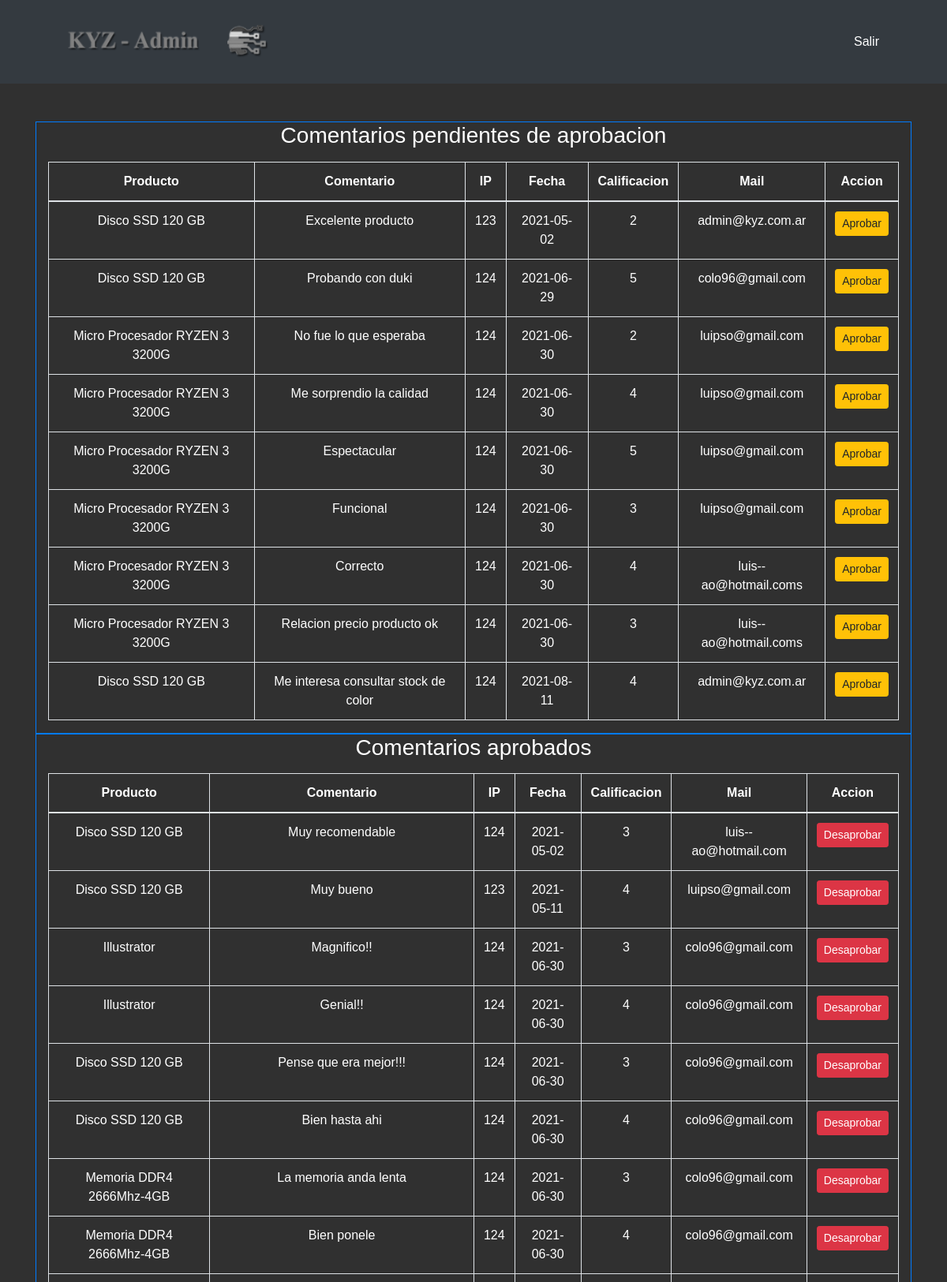
The app's page /admin/gestionComentarios (signed in, upper part) with its own data.
### tables this page shows
CREATE TABLE `comentarios` (
  `id_comentario` int(11) NOT NULL,
  `fecha` date NOT NULL DEFAULT current_timestamp(),
  `ip` varchar(50) NOT NULL,
  `id_producto` int(11) NOT NULL,
  `descripcion` varchar(250) NOT NULL,
  `seleccion_dinamica` varchar(100) NOT NULL,
  `calificacion` int(11) NOT NULL,
  `email` varchar(50) NOT NULL,
  `aprobado` int(11) NOT NULL
);

CREATE TABLE `productos` (
  `id_producto` int(11) NOT NULL,
  `descripcion` varchar(250) NOT NULL,
  `id_marca` int(11) NOT NULL,
  `id_categoria` int(11) NOT NULL,
  `modelo` varchar(50) NOT NULL,
  `destacado` varchar(5) NOT NULL,
  `precio` decimal(10,2) NOT NULL,
  `imagen` varchar(250) NOT NULL,
  `imagen_max` varchar(250) NOT NULL,
  `id_sub_categoria` int(11) NOT NULL,
  `estado_activo` int(11) NOT NULL
);

### admin/libs/view.php (called while the page is built, shortened)
<?php
class View{
    function render($nombre){
        require 'views/' . $nombre . '.php';
    }
}
?>

### admin/controllers/gestionComentarios.php (called while the page is built, shortened)
<?php
class GestionComentarios extends Controller{
    function render(){
        $this->view->render('admin/gestionComentarios');
    }
}

### admin/index.php (called while the page is built, shortened)
<?php
require_once 'libs/view.php';
$app = new App();
?>

### admin/views/admin/gestionComentarios.php (the view)
<?php
include_once('inc/header.php');
include_once('inc/con_db.php');
?>
<body class="backdark">
    <div class="container my-5">
        <div class="row">
            <div class="col-md-12 text-white">
                <form class="table-bordered border-primary" action='<?php echo constant('URL'); ?>gestionComentarios/aprobarComentario' method="POST">
                    <h3 class="card-title col mb-3 text-center">Comentarios pendientes de aprobacion</h3>
                    <div class="col mb-3">
                        <table class="table text-center text-white">
                            <thead>
                                <tr>
                                    <th scope="col">Producto</th>
                                    <th scope="col">Comentario</th>
                                    <th scope="col">IP</th>
                                    <th scope="col">Fecha</th>
                                    <th scope="col">Calificacion</th>
                                    <th scope="col">Mail</th>
                                    <th scope="col">Accion</th>
                                </tr>
                            </thead>
                            <tbody>
                                <tr>
                                    <?php
                                    $query = "SELECT comentarios.id_comentario, comentarios.fecha, comentarios.ip, productos.modelo,
                                                        comentarios.descripcion, comentarios.calificacion, comentarios.email, comentarios.aprobado
                                                FROM   comentarios, productos
                                                WHERE  comentarios.id_producto = productos.id_producto
                                                AND aprobado = 0";
                                    $request = $connect->query($query);
                                    if ($request) {
                                        foreach ($request as $comentario) {
                                    ?>
                                            <td><?php echo $comentario['modelo'] . '<br>' ?></td>
                                            <td><?php echo $comentario['descripcion'] . '<br>' ?></td>
                                            <td><?php echo $comentario['ip'] . '<br>' ?></td>
                                            <td><?php echo $comentario['fecha'] . '<br>' ?></td>
                                            <td><?php echo $comentario['calificacion'] . '<br>' ?></td>
                                            <td><?php echo $comentario['email'] . '<br>' ?></td>
                                            <td><button class="btn btn-sm btn-warning btn-block" name="id_comentario" value="<?php echo $comentario['id_comentario'] ?>" type="submit">Aprobar</button></td>
                                </tr>
                        <?php
                                        }
                                    }
                        ?>
                            </tbody>
                        </table>
                    </div>
                </form>
            </div>
            <div class="col-md-12 text-white">
                <form class="table-bordered border-primary" action='<?php echo constant('URL'); ?>gestionComentarios/desaprobarComentario' method="POST">
                    <h3 class="card-title col mb-3 text-center">Comentarios aprobados</h3>
                    <div class="col mb-3">
                        <table class="table text-center text-white">
                            <thead>
                                <tr>
                                    <th scope="col">Producto</th>
                                    <th scope="col">Comentario</th>
                                    <th scope="col">IP</th>
                                    <th scope="col">Fecha</th>
                                    <th scope="col">Calificacion</th>
                                    <th scope="col">Mail</th>
                                    <th scope="col">Accion</th>
                                </tr>
                            </thead>
                            <tbody>
                                <tr>
                                    <?php
                                    $query = "SELECT comentarios.id_comentario, comentarios.fecha, comentarios.ip, productos.modelo,
                                                     comentarios.descripcion, comentarios.calificacion, comentarios.email, comentarios.aprobado
                                                    FROM   comentarios, productos
                                                    WHERE  comentarios.id_producto = productos.id_producto
                                                    AND aprobado = 1";
                                    $request = $connect->query($query);
                                    if ($request) {
                                        foreach ($request as $comentario) {
                                    ?>
                                            <td><?php echo $comentario['modelo'] . '<br>' ?></td>
                                            <td><?php echo $comentario['descripcion'] . '<br>' ?></td>
                                            <td><?php echo $comentario['ip'] . '<br>' ?></td>
                                            <td><?php echo $comentario['fecha'] . '<br>' ?></td>
                                            <td><?php echo $comentario['calificacion'] . '<br>' ?></td>
                                            <td><?php echo $comentario['email'] . '<br>' ?></td>
                                            <td><button class="btn btn-sm btn-danger btn-block" name="id_comentario" value="<?php echo $comentario['id_comentario'] ?>" type="submit">Desaprobar</button></td>
                                </tr>
                        <?php
                                        }
                                    }
                        ?>
                            </tbody>
                        </table>
                    </div>
                </form>
            </div>
        </div>
    </div>
</body>

### admin/public/css/main.css (style rules this page uses)
* { padding: 0px; margin: 0px; }
.backdark { font-family: 'Gill Sans', 'Gill Sans MT', 'Trebuchet MS', sans-serif; background-color: rgb(48, 48, 48); }

### records on screen
comentarios: id_producto.modelo "Disco SSD 120 GB", descripcion "Excelente producto", ip "123", fecha "2021-05-02", calificacion "2", email "admin@kyz.com.ar", $comentario['id_comentario'] 1 (drawn)
comentarios: id_producto.modelo "Disco SSD 120 GB", descripcion "Probando con duki", ip "124", fecha "2021-06-29", calificacion "5", email "colo96@gmail.com"
comentarios: id_producto.modelo "Micro Procesador RYZEN 3 3200G", descripcion "No fue lo que esperaba", ip "124", fecha "2021-06-30", calificacion "2", email "luipso@gmail.com", $comentario['id_comentario'] 35 (drawn)
comentarios: id_producto.modelo "Micro Procesador RYZEN 3 3200G", descripcion "Me sorprendio la calidad", ip "124", fecha "2021-06-30", calificacion "4", email "luipso@gmail.com", $comentario['id_comentario'] 36 (drawn)
comentarios: id_producto.modelo "Micro Procesador RYZEN 3 3200G", descripcion "Espectacular", ip "124", fecha "2021-06-30", calificacion "5", email "luipso@gmail.com", $comentario['id_comentario'] 37 (drawn)
comentarios: id_producto.modelo "Micro Procesador RYZEN 3 3200G", descripcion "Funcional", ip "124", fecha "2021-06-30", calificacion "3", email "luipso@gmail.com", $comentario['id_comentario'] 38 (drawn)
comentarios: id_producto.modelo "Micro Procesador RYZEN 3 3200G", descripcion "Correcto", ip "124", fecha "2021-06-30", calificacion "4", email "luis--ao@hotmail.coms", $comentario['id_comentario'] 39 (drawn)
comentarios: id_producto.modelo "Micro Procesador RYZEN 3 3200G", descripcion "Relacion precio producto ok", ip "124", fecha "2021-06-30", calificacion "3", email "luis--ao@hotmail.coms", $comentario['id_comentario'] 41 (drawn)
comentarios: id_producto.modelo "Disco SSD 120 GB", descripcion "Me interesa consultar stock de color", ip "124", fecha "2021-08-11", calificacion "4", email "admin@kyz.com.ar", $comentario['id_comentario'] 49 (drawn)
comentarios: id_producto.modelo "Disco SSD 120 GB", descripcion "Muy recomendable", ip "124", fecha "2021-05-02", calificacion "3", email "luis--ao@hotmail.com", $comentario['id_comentario'] 2 (drawn)
comentarios: id_producto.modelo "Disco SSD 120 GB", descripcion "Muy bueno", ip "123", fecha "2021-05-11", calificacion "4", email "luipso@gmail.com", $comentario['id_comentario'] 3 (drawn)
comentarios: id_producto.modelo "Illustrator", descripcion "Magnifico!!", ip "124", fecha "2021-06-30", calificacion "3", email "colo96@gmail.com", $comentario['id_comentario'] 6 (drawn)
comentarios: id_producto.modelo "Illustrator", descripcion "Genial!!", ip "124", fecha "2021-06-30", calificacion "4", email "colo96@gmail.com", $comentario['id_comentario'] 7 (drawn)
comentarios: id_producto.modelo "Disco SSD 120 GB", descripcion "Pense que era mejor!!!", ip "124", fecha "2021-06-30", calificacion "3", email "colo96@gmail.com", $comentario['id_comentario'] 8 (drawn)
comentarios: id_producto.modelo "Disco SSD 120 GB", descripcion "Bien hasta ahi", ip "124", fecha "2021-06-30", calificacion "4", email "colo96@gmail.com", $comentario['id_comentario'] 9 (drawn)
comentarios: id_producto.modelo "Memoria DDR4 2666Mhz-4GB", descripcion "La memoria anda lenta", ip "124", fecha "2021-06-30", calificacion "3", email "colo96@gmail.com", $comentario['id_comentario'] 10 (drawn)
comentarios: id_producto.modelo "Memoria DDR4 2666Mhz-4GB", descripcion "Bien ponele", ip "124", fecha "2021-06-30", calificacion "4", email "colo96@gmail.com", $comentario['id_comentario'] 11 (drawn)
